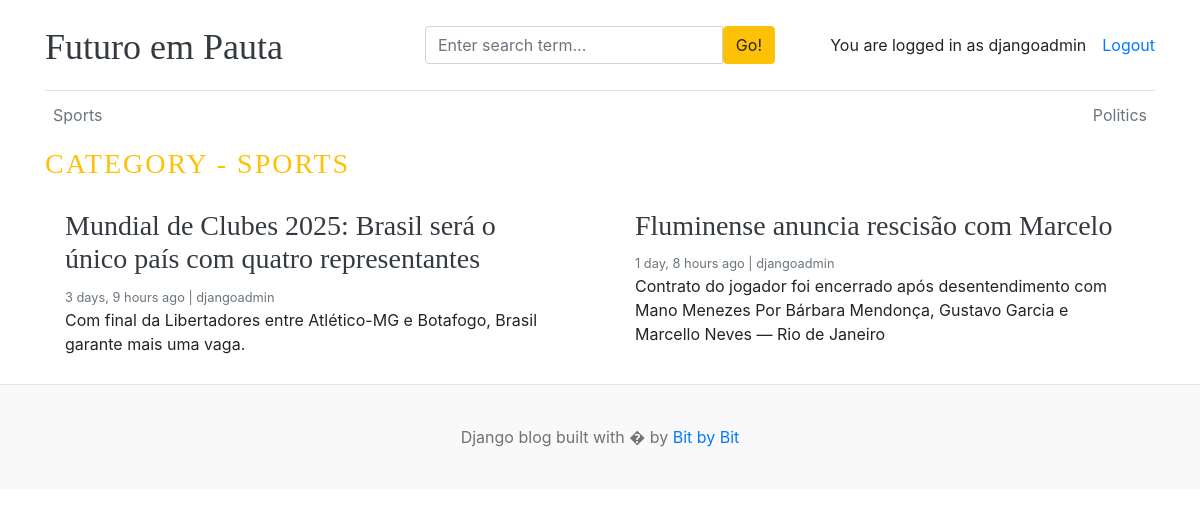
/category/1/ (signed in), run on the app's committed database.
### blogs/models.py (models this page shows, shortened)
class Category(models.Model):
    category_name = models.CharField(max_length=50, unique=True)
    created_at = models.DateTimeField(auto_now_add=True)
    updated_at = models.DateTimeField(auto_now=True)
    class Meta:
        verbose_name_plural = 'categories'
    def __str__(self):
        return self.category_name

class Blog(models.Model):
    title = models.CharField(max_length=100)
    slug = models.SlugField(max_length=150, unique=True, blank=True)
    category = models.ForeignKey(Category, on_delete=models.CASCADE)
    author = models.ForeignKey(User, on_delete=models.CASCADE)
    featured_image = models.ImageField(upload_to='uploads/%Y/%m/%d')
    short_description = models.TextField(max_length=500)
    blog_body = models.TextField(max_length=2000)
    status = models.CharField(max_length=20, choices=STATUS_CHOICES, default="Draft")
    is_featured = models.BooleanField(default=False)
    created_at = models.DateTimeField(auto_now_add=True)
    updated_at = models.DateTimeField(auto_now=True)

### blogs/views.py (the view)
# urls.py: path('<int:category_id>/', views.posts_by_category, name='posts_by_category')
def posts_by_category(request, category_id):
    posts = Blog.objects.filter(status='Published', category=category_id)
    try:
        category = Category.objects.get(pk=category_id)
    except:
        return redirect('home')
    context = {
        'posts': posts,
        'category_id': category,
    }
    return render(request, 'posts_by_category.html', context)

### blogs/context_processors.py (called while the page is built)
def get_categories(request):
    categories = Category.objects.all()
    return dict(categories=categories)

def get_social_links(request):
    social_links = SocialLink.objects.all()
    return dict(social_links=social_links)

### templates/posts_by_category.html
{% extends 'base.html' %}
{% block content %}
  <h3 class="text-uppercase text-warning" style="letter-spacing: 2px;">Category - {{ category_id }}</h3>
  <div class="row mb-2">
    {% if posts %}
    {%  for post in posts %}
        <div class="col-md-6">
          <div class="card border-0" >
            <div class="card-body">
              <h3><a href="{% url 'blogs' post.slug %}" class="text-dark">{{ post.title }}</a></h3>
              <small class="mb-1 text-muted">{{ post.created_at | timesince }} ago | {{ post.author }}</small>
              <p class="card-text">{{ post.short_description | truncatewords:25 }}</p>
            </div>
          </div>
        </div>
    {% endfor %}
    {% else %}
        <p>No posts found</p>
    {% endif %}
  </div>
</div>
{% endblock %}

### templates/base.html (shortened to what this page needs)
{% load static %}
<!DOCTYPE html>
<html lang="en">
<head>
    <link href="https://getbootstrap.com/docs/4.0/dist/css/bootstrap.min.css" rel="stylesheet">
    <link href="{% static 'css/blog.css' %}" rel="stylesheet">
  </head>
<body>
    <div class="container">
      <header class="blog-header py-3">
        <div class="row flex-nowrap justify-content-between align-items-center">
          <div class="col-4 pt-1">
            <a class="blog-header-logo text-dark" href="/">Futuro em Pauta</a>
          </div>
          <div class="col-4">
            <form action="{% url 'search' %}" method="GET">
              <div class="input-group">
                <input class="form-control" type="text" name="keyword" value="{{ keyword }}" placeholder="Enter search term..." aria-label="Enter search term..." aria-describedby="button-search" />
                <button type="submit" class="btn btn-warning" id="button-search" type="button">Go!</button>
              </div>
            </form>
          </div>
          <div class="col-4 d-flex justify-content-end align-items-center">
            {% if not user.is_authenticated %}
              <a class="btn btn-sm btn-warning" href="{% url 'login' %}">Login</a> &nbsp;
              <a class="btn btn-sm btn-outline-secondary" href="{% url 'register' %}">Register</a>
            {% else %}
              <span>You are logged in as {{ user }}</span>
              <span><a href="{% url 'logout' %}">Logout</a></span>
            {% endif %}
          </div>
        </div>
      </header>
      <div class="nav-scroller py-1 mb-2">
        <nav class="nav d-flex justify-content-between">
          {% for cat in categories %}
          <a class="p-2 text-muted" href="{% url 'posts_by_category' cat.id %}">{{ cat.category_name }}</a>
          {% endfor %}
        </nav>
      </div>
{% block content %}
{%  endblock %}
<footer class="blog-footer">
    <p>Django blog built with � by <a href="#">Bit by Bit</a></p>
</footer>
</body>
</html>

### blog_main/static/css/blog.css (style rules this page uses)
.blog-header { border-bottom: 1px solid #e5e5e5; }
.blog-header-logo { font-family: "Playfair Display", Georgia, "Times New Roman", serif; font-size: 2.25rem; }
h1, h2, h3, h4, h5, h6 { font-family: "Playfair Display", Georgia, "Times New Roman", serif; }
.blog-footer { padding: 2.5rem 0; color: #727272; text-align: center; background-color: #f9f9f9; border-top: .05rem solid #e5e5e5; }
.blog-footer p:last-child { margin-bottom: 0; }

### data on the page
Category: category_name "Sports", category_name "SPORTS"
Category: category_name "Politics"
Blog: title "Mundial de Clubes 2025: Brasil será o único país com quatro representantes", created_at "3 days, 9 hours", author "djangoadmin", short_description "Com final da Libertadores entre Atlético-MG e Botafogo, Brasil garante mais uma vaga."
Blog: title "Fluminense anuncia rescisão com Marcelo", created_at "1 day, 8 hours", author "djangoadmin", short_description "Contrato do jogador foi encerrado após desentendimento com Mano Menezes Por Bárbara Mendonça, Gustavo Garcia e Marcello Neves — Rio de Janeiro"

### other printed values
{{ user }} "djangoadmin"
